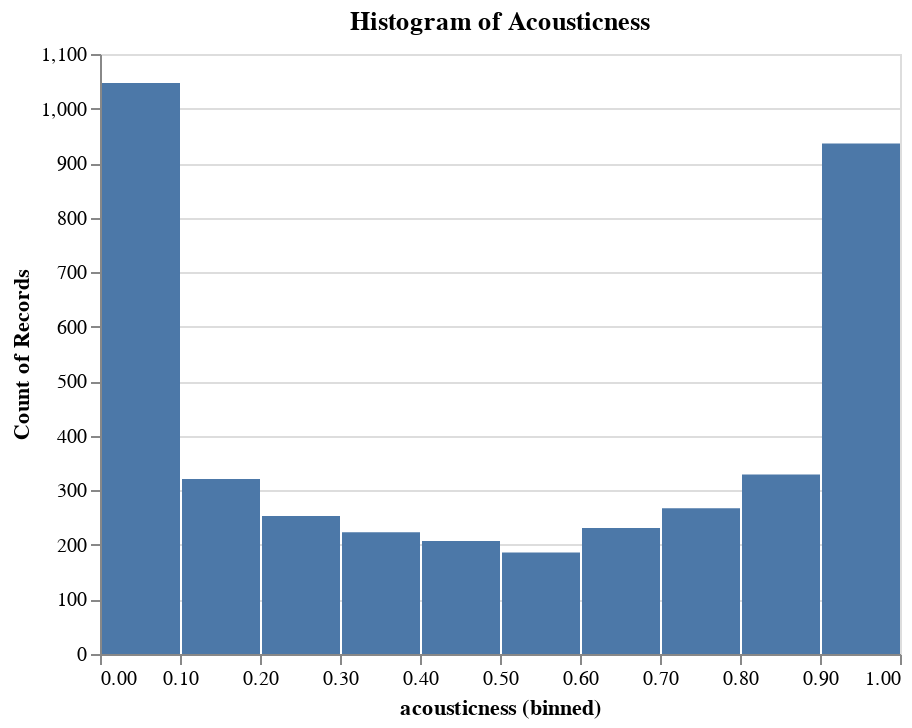

Notebook code for this chart:
### Code cell
source = dataset.sample(axis = 0, n=4000)

alt.Chart(source).mark_bar().encode(
    alt.X("acousticness", bin=True),
    y='count()',
).properties(
    title='Histogram of Acousticness'
)

### Figure 1 — Vega-Lite specification as saved in the notebook (floating-point values rounded to 4 significant figures; data arrays with more than 128 entries replaced by an {"elided": "..."} marker saying what was removed)
{"config": {"view": {"continuousWidth": 400, "continuousHeight": 300}}, "data": {"name": "data-e28058a506a66c785b981cc82a5c8a80"}, "mark": "bar", "encoding": {"x": {"type": "quantitative", "bin": true, "field": "acousticness"}, "y": {"type": "quantitative", "aggregate": "count"}}, "title": "Histogram of Acousticness", "$schema": "https://vega.github.io/schema/vega-lite/v4.8.1.json", "datasets": {"data-e28058a506a66c785b981cc82a5c8a80": {"elided": "4000 records"}}}
